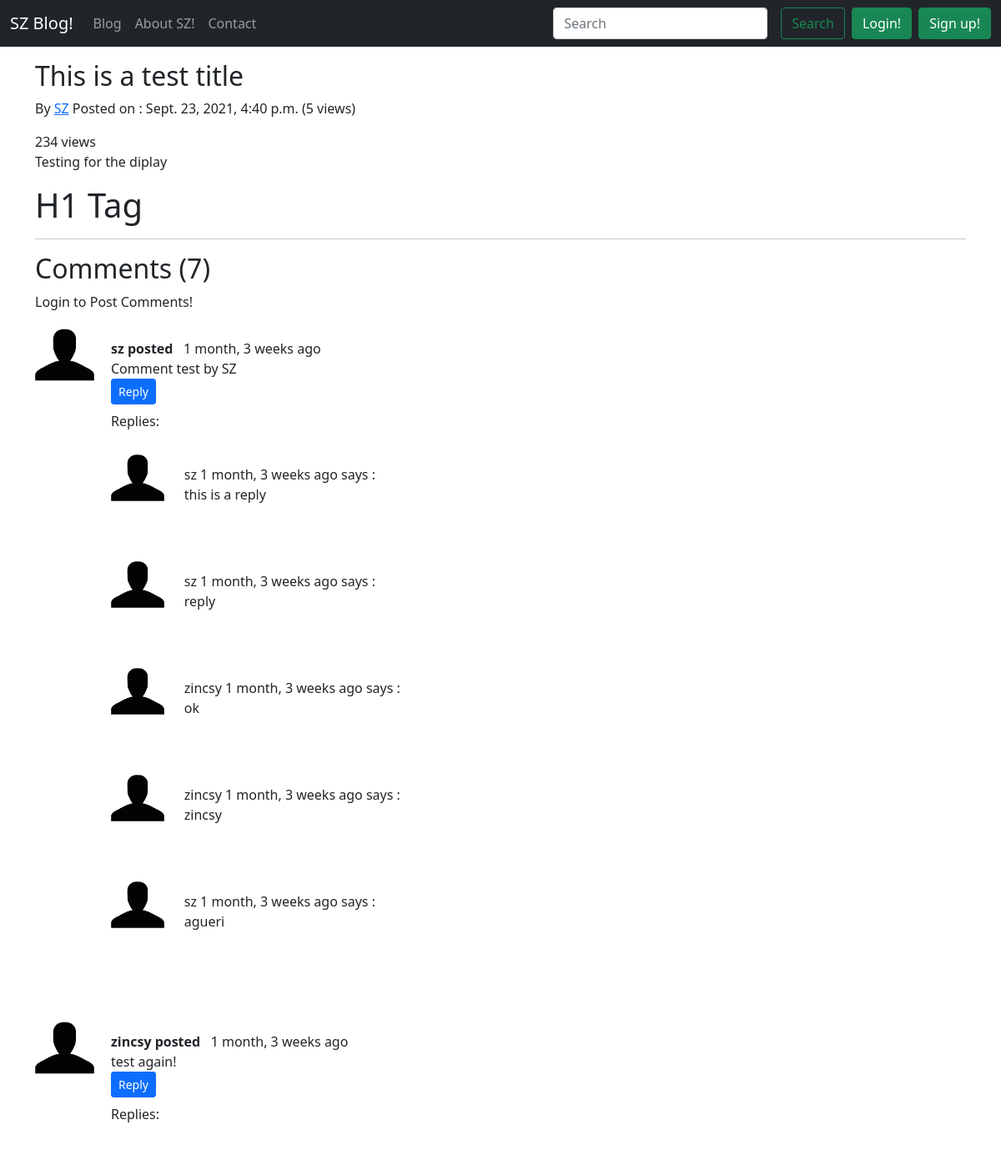
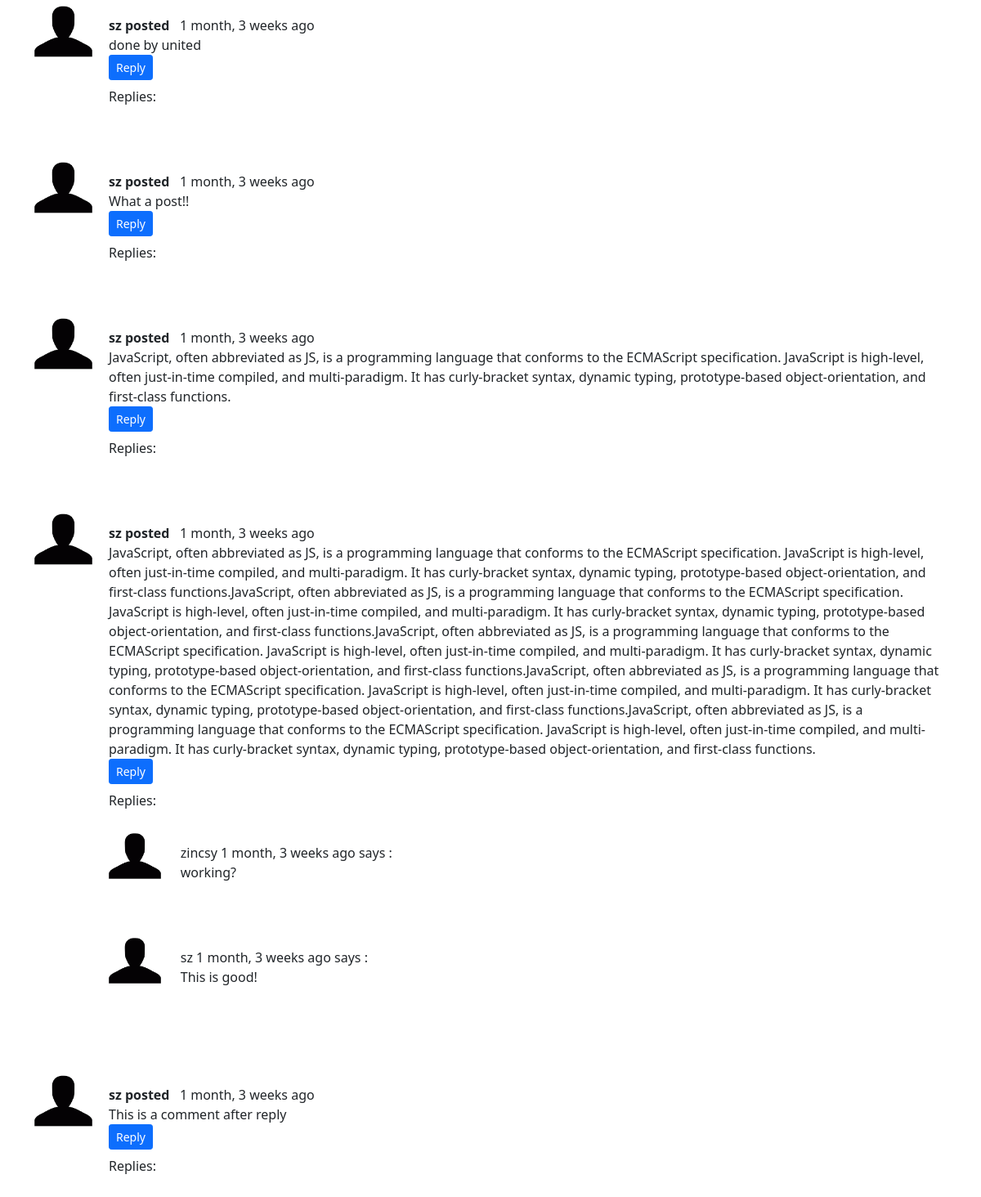
/blog/first-post, run on the app's committed database (2 pictures, top to bottom).
### blog/models.py (models this page shows, shortened)
class Post(models.Model):
    sno=models.AutoField(primary_key=True)
    title = models.CharField(max_length=255)
    content=models.TextField()
    author = models.CharField(max_length=255)
    slug = models.CharField(max_length=130)
    views=models.IntegerField(default=0)
    timestamp=models.DateTimeField(blank=True)

class BlogComment(models.Model):
    sno=models.AutoField(primary_key=True)
    comment = models.TextField()
    user=models.ForeignKey(User,on_delete=models.CASCADE)
    post=models.ForeignKey(Post,on_delete=models.CASCADE)
    parent = models.ForeignKey('self', on_delete=models.CASCADE,null=True)
    timestamp=models.DateTimeField(default=now)

### blog/views.py (the view)
# urls.py: path('<str:slug>',views.blogPost, name="blogPost")
def blogPost(request,slug):
    post = Post.objects.filter(slug=slug).first()
    post.views=post.views+1
    post.save()
    comments=BlogComment.objects.filter(post=post,parent=None)
    replies=BlogComment.objects.filter(post=post).exclude(parent=None)
    replyDict={}
    for reply in replies:
        if reply.parent.sno not in replyDict.keys():
            replyDict[reply.parent.sno]=[reply]
        else:
            replyDict[reply.parent.sno].append(reply)
    context={'post':post,'comments':comments,'user':request.user,'replyDict':replyDict}
    return render(request,'blog/blogPost.html',context)

### blog/templatetags/extras.py (called while the page is built)
@register.filter(name='get_val')
def get_val(dict,key):
    return dict.get(key)

### templates/blog/blogPost.html (shortened to what this page needs)
{% extends "base.html" %}
{% block body %}
{% load humanize %}
{% load extras %}
<div class="container my-3">
  <div class="blog-post">
    <h2 class="blog-post-title">{{post.title}}</h2>
    <p class="blog-post-meta"> By <a href="/about">{{post.author}}</a> Posted on : {{post.timestamp}} <span>({{post.views}} views)</span></p>
    <span>234 views</span>
    <p>{{post.content|safe}}</p>
    <hr>
  </div>
</div>
<div class="container">
  <h2>Comments ({{comments.count}})</h2>
  {% if user.is_authenticated %}
  <div class="my-2">
    <form action="postComment" method="POST">{% csrf_token %}
      <div class="form-group">
        <label for="PostComment">Post Comments Below!</label>
        <input type="text" class="form-control" name="comment" placeholder="Comment here">
        <input type="hidden" name="parentSno" value="">
      </div>
      <input type="hidden" name="postSno" value="{{post.sno}}">
      <button type="submit" class="btn btn-primary my-2">Submit</button>
    </form>
  </div>
  {% else %}
  <p>Login to Post Comments!</p>
  {% endif %}
  {% for comment in comments %}
  <div class="row my-3">
    <div class="col-md-1">
      <img class="w-100 border-dark" src="/static/user.png">
    </div>
    <div class="col-md-11  p-2 my-2">
      <b>{{comment.user.username}} posted &nbsp; </b> <span> {{comment.timestamp | naturaltime}} </span>
      <div>{{comment.comment}}</div>
      <div>
        <button class="btn btn-sm btn-primary" type="button" data-toggle="collapse"
          data-target="#replyBox{{comment.sno}}" aria-expanded="false" aria-controls="collapseExample">
          Reply
        </button>
      </div>
      <div class="replies  my-2">
        Replies:<br><br>
        {% for reply in replyDict|get_val:comment.sno %}
          <div class="row">
            <div class="col-md-1"><img class="w-100 border-dark" width="20px"  src="/static/user.png">
            </div>
            <div class="col-md-11 my-3">  {{reply.user.username}} <span> {{reply.timestamp | naturaltime}} </span> says :<br> {{reply.comment}}</div>
        </div>
        <br><br>
        {% endfor %}
      </div>
    </div>
  </div>
  {% endfor %}
</div>
{% endblock body %}

### templates/base.html (shortened to what this page needs)
<!doctype html>
<html lang="en">
<head>
  <link href="https://cdn.jsdelivr.net/npm/bootstrap@5.1.1/dist/css/bootstrap.min.css" rel="stylesheet"
>
</head>
<body>
  <nav class="navbar navbar-expand-lg navbar-dark bg-dark">
    <div class="container-fluid">
      <a class="navbar-brand" href="/">SZ Blog!</a>
      <div class="collapse navbar-collapse" id="navbarSupportedContent">
        <ul class="navbar-nav me-auto mb-2 mb-lg-0">
          <li class="nav-item {% block blogactive %}   {% endblock blogactive %}">
            <a class="nav-link" href="/blog">Blog </a>
          </li>
          <li class="nav-item {% block aboutactive %}   {% endblock aboutactive %}">
            <a class="nav-link" href="https://saurabhzingade.github.io/" target="_blank">About SZ!</a>
          </li>
          <li class="nav-item {% block contactactive %}   {% endblock contactactive %}">
            <a class="nav-link" href="/contact">Contact</a>
          </li>
        </ul>
        <form class="d-flex" method="GET" action="/search">
          <input class="form-control me-3" type="search" placeholder="Search" aria-label="Search" name="query"
            id="query">
          <button class="btn btn-outline-success" type="submit">Search</button>
        </form>
        {% if user.is_authenticated %}
        <ul class="navbar-nav ml-auto">
          <li class="nav-item dropdown">
            <a class="nav-link dropdown-toggle mx-2" href='#' id="navbarDropdown" role="button" data-toggle="dropdown">
              <b>Welcome {{request.user}}</b></a>
            <div class="dropdown-menu" aria-labelledby="navbarDropdown">
              <a class="dropdown-item" href="/logout">Logout</a>
            </div>
          </li>
        </ul>
      </div>
      {% else %}
      <button type="button" class="btn btn-success mx-2" data-toggle="modal" data-target="#loginModal">
        Login!
      </button>
      <button type="button" class="btn btn-success mr-2" data-toggle="modal" data-target="#signupModal">
        Sign up!
      </button>
      {% endif %}
    </div>
  </div>
  </nav>
  {% block body %}
  {% endblock body %}
</body>
</html>

### data on the page
Post: title "This is a test title", author "SZ", timestamp "Sept. 23, 2021, 4:40 p.m.", views "5", content "Testing for the diplay H1 Tag"
BlogComment: user.username "sz", timestamp "1 month, 3 weeks ago", comment "Comment test by SZ"
BlogComment: user.username "sz", timestamp "1 month, 3 weeks ago", comment "this is a reply"
BlogComment: user.username "sz", timestamp "1 month, 3 weeks ago", comment "reply"
BlogComment: user.username "zincsy", timestamp "1 month, 3 weeks ago", comment "ok"
BlogComment: user.username "zincsy", timestamp "1 month, 3 weeks ago", comment "zincsy"
BlogComment: user.username "sz", timestamp "1 month, 3 weeks ago", comment "agueri"
BlogComment: user.username "zincsy", timestamp "1 month, 3 weeks ago", comment "test again!"
BlogComment: user.username "sz", timestamp "1 month, 3 weeks ago", comment "done by united"
BlogComment: user.username "sz", timestamp "1 month, 3 weeks ago", comment "What a post!!"
BlogComment: user.username "sz", timestamp "1 month, 3 weeks ago", comment "JavaScript, often abbreviated as JS, is a programming language that conforms to the ECMAScript specification. JavaScript is high-level, often just-in-time compiled, and multi-paradigm. It has curly-bracket syntax, dynamic typing, prototype-based object-orientation, and first-class functions."
BlogComment: user.username "sz", timestamp "1 month, 3 weeks ago", comment "JavaScript, often abbreviated as JS, is a programming language that conforms to the ECMAScript specification. JavaScript is high-level, often just-in-time compiled, and multi-paradigm. It has curly-bracket syntax, dynamic typing, prototype-based object-orientation, and first-class functions.JavaScript, often abbreviated as JS, is a programming language that conforms to the ECMAScript specification. JavaScript is high-level, often just-in-time compiled, and multi-paradigm. It has curly-bracket syntax, dynamic typing, prototype-based object-orientation, and first-class functions.JavaScript, often abbreviated as JS, is a programming language that conforms to the ECMAScript specification.…"
BlogComment: user.username "zincsy", timestamp "1 month, 3 weeks ago", comment "working?"
BlogComment: user.username "sz", timestamp "1 month, 3 weeks ago", comment "This is good!"
BlogComment: user.username "sz", timestamp "1 month, 3 weeks ago", comment "This is a comment after reply"

### other printed values
{{ comments.count }} "7"
